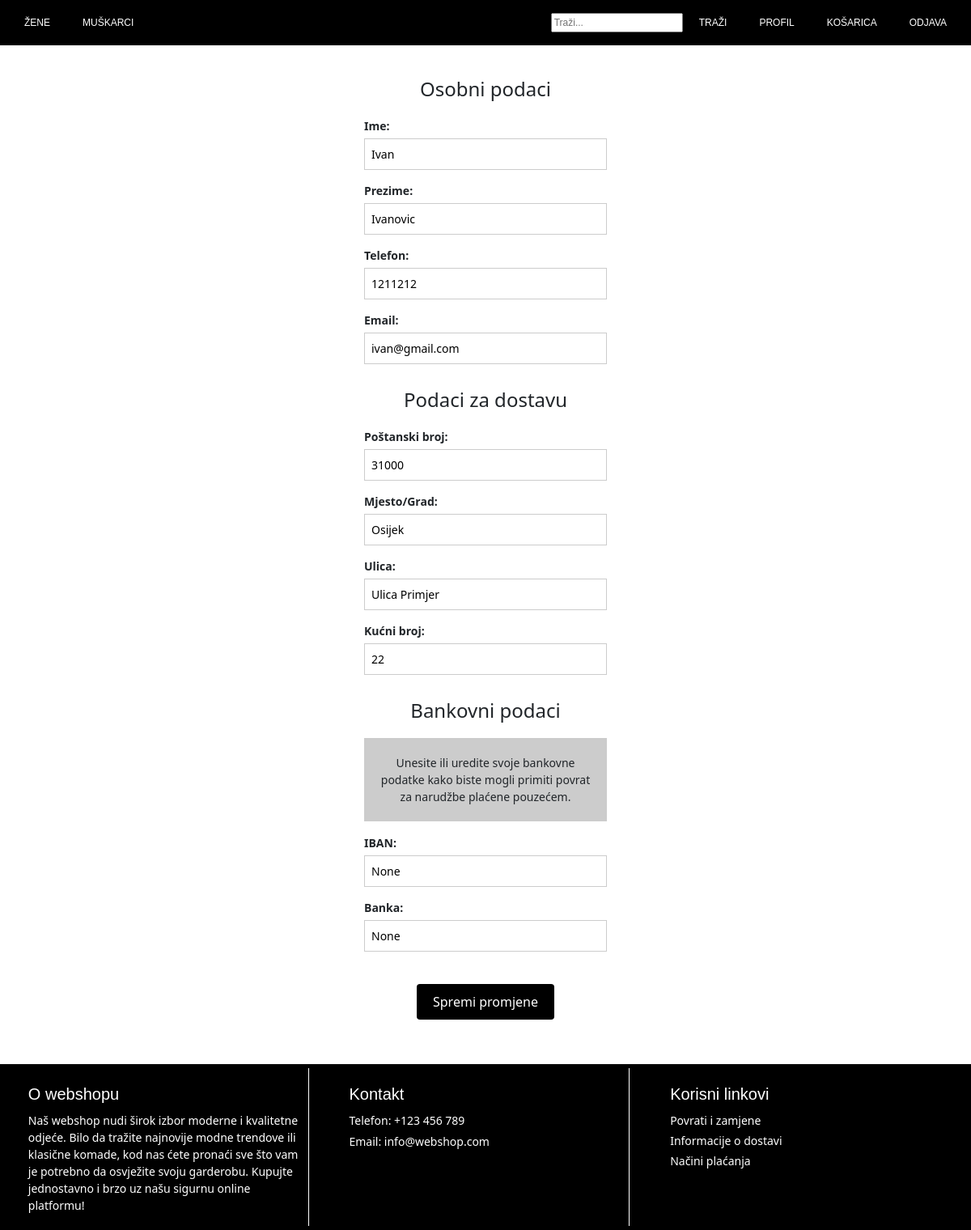
The page /webshop/personal_data/ (signed in) on the database its author committed.
### webshop/models.py (models this page shows, shortened)
class Account(models.Model):
    user = models.OneToOneField(User, on_delete=models.CASCADE)
    name = models.CharField(max_length=255)
    surname = models.CharField(max_length=255)
    phone = models.CharField(max_length=20)
    email = models.EmailField(unique=True)
    city = models.CharField(max_length=255)
    postal_number = models.CharField(max_length=255)
    street = models.CharField(max_length=255)
    house_number = models.CharField(max_length=255)
    iban = models.CharField(max_length=34, blank=True, null=True)
    bank = models.CharField(max_length=255, blank=True, null=True)

### webshop/views.py (the view, shortened to what this page needs)
# urls.py: path('personal_data/', views.personal_data_view, name='personal_data'),
def personal_data_view(request):
    user_account = Account.objects.get(user=request.user)
    return render(request, 'webshop/personal_data.html', {'user_account': user_account})

### webshop/authentication.py (called while the page is built)
    def get_user(self, user_id):
        try:
            return User.objects.get(pk=user_id)
        except ObjectDoesNotExist:
            return None

### webshop/templates/webshop/personal_data.html (shortened to what this page needs)
{% extends 'webshop/base.html' %}
{% load static %}
{% block extra_css %}
<link rel="stylesheet" href="{% static 'webshop/css/personal_data.css' %}">
{% endblock %}
{% block content %}
<div class="personal-data-container">
    <h2>Osobni podaci</h2>
    <form action="" method="POST">
        <div class="form-group">
            <label for="name">Ime:</label>
            <input type="text" id="name" name="name" value="{{ user_account.name }}">
        </div>
        <div class="form-group">
            <label for="surname">Prezime:</label>
            <input type="text" id="surname" name="surname" value="{{ user_account.surname }}">
        </div>
        <div class="form-group">
            <label for="phone">Telefon:</label>
            <input type="text" id="phone" name="phone" value="{{ user_account.phone }}">
        </div>
        <div class="form-group">
            <label for="email">Email:</label>
            <input type="email" id="email" name="email" value="{{ user_account.email }}">
        </div>
</div>
<div class="delivery-data-container">
    <h2>Podaci za dostavu</h2>
    <div class="form-group">
        <label for="postal_number">Poštanski broj:</label>
        <input type="text" id="postal_number" name="postal_number" value="{{ user_account.postal_number }}">
    </div>
    <div class="form-group">
        <label for="city">Mjesto/Grad:</label>
        <input type="text" id="city" name="city" value="{{ user_account.city }}">
    </div>
    <div class="form-group">
        <label for="street">Ulica:</label>
        <input type="text" id="street" name="street" value="{{ user_account.street }}">
    </div>
    <div class="form-group">
        <label for="house_number">Kućni broj:</label>
        <input type="text" id="house_number" name="house_number" value="{{ user_account.house_number }}">
    </div>
</div>
<div class="bank-details-container">
    <h2>Bankovni podaci</h2>
    <div class="info-container">
        <p>
            Unesite ili uredite svoje bankovne podatke kako biste mogli primiti povrat za narudžbe plaćene pouzećem.
        </p>
    </div>
    <div class="form-group">
        <label for="iban">IBAN:</label>
        <input type="text" id="iban" name="iban" value="{{ user_account.iban }}">
    </div>
    <div class="form-group">
        <label for="bank">Banka:</label>
        <input type="text" id="bank" name="bank" value="{{ user_account.bank }}">
    </div>
    <div class="button-container">
        <button type="submit">Spremi promjene</button>
    </div>
</div>
{% endblock %}

### webshop/static/webshop/css/base.css (style rules this page uses)
body { font-family: Arial, sans-serif; margin: 0; padding: 0; height: 100%; background-color: white; display: flex; flex-direction: column; min-height: 100vh; }

### webshop/static/webshop/css/personal_data.css (style rules this page uses)
.personal-data-container { width: 25%; margin: 40px auto 10px; font-family: system-ui, -apple-system, BlinkMacSystemFont, 'Segoe UI', Roboto, Oxygen, Ubuntu, Cantarell, 'Open Sans', 'Helvetica Neue', sans-serif; }
.personal-data-container h2 { font-size: 24px; margin-bottom: 20px; text-align: center; }
.form-group { margin-bottom: 15px; }
.form-group label { display: block; font-weight: bold; font-size: 14px; font-family: system-ui, -apple-system, BlinkMacSystemFont, 'Segoe UI', Roboto, Oxygen, Ubuntu, Cantarell, 'Open Sans', 'Helvetica Neue', sans-serif; margin-bottom: 5px; }
.form-group input { width: 100%; padding: 8px; border: 1px solid #ccc; font-size: 14px; box-sizing: border-box; }
.delivery-data-container { width: 25%; margin: 30px auto 30px auto; font-family: system-ui, -apple-system, BlinkMacSystemFont, 'Segoe UI', Roboto, Oxygen, Ubuntu, Cantarell, 'Open Sans', 'Helvetica Neue', sans-serif; }
.delivery-data-container h2 { font-size: 24px; margin-bottom: 20px; text-align: center; }
.bank-details-container { width: 25%; margin: 30px auto 30px auto; font-family: system-ui, -apple-system, BlinkMacSystemFont, 'Segoe UI', Roboto, Oxygen, Ubuntu, Cantarell, 'Open Sans', 'Helvetica Neue', sans-serif; }
.bank-details-container h2 { font-size: 24px; margin-bottom: 20px; text-align: center; }
.info-container p { font-size: 14px; background-color: #ccc; text-align: center; padding: 20px; }
.button-container { display: flex; justify-content: center; padding: 25px; margin-bottom: 20px; }
.button-container button[type="submit"] { background-color: black; color: white; padding: 10px 20px; border: none; border-radius: 4px; cursor: pointer; font-size: 16px; }

### rows shown on the page
Account: name "Ivan", surname "Ivanovic", phone "1211212", email "ivan@gmail.com", postal_number "31000", city "Osijek", street "Ulica Primjer", house_number "22", iban "None", bank "None"
